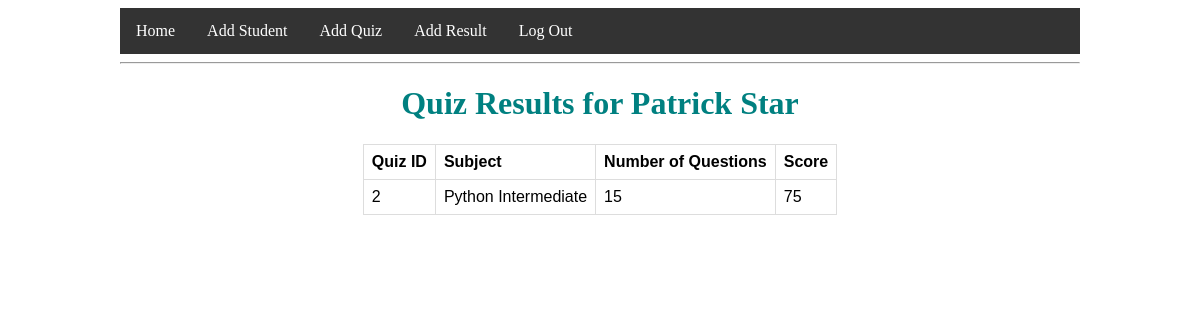
Screenshot of /student/2 (signed in) with the database file from the repository.
### app/models.py (models this page shows, shortened)
class Student(db.Model):
    id = db.Column(db.Integer, primary_key=True)
    first_name = db.Column(db.String(64), index=True)
    last_name = db.Column(db.String(64), index=True)
    results = db.relationship("Result", backref="student", lazy="dynamic")

class Result(db.Model):
    id = db.Column(db.Integer, primary_key=True)
    student_id = db.Column(db.Integer, db.ForeignKey("student.id"))
    quiz_id = db.Column(db.Integer, db.ForeignKey("quiz.id"))
    score = db.Column(db.Integer)
    def get_subject(self):
        return self.quiz.subject
    def get_quiz_num_of_questions(self):
        return self.quiz.num_of_questions

class Quiz(db.Model):
    id = db.Column(db.Integer, primary_key=True)
    subject = db.Column(db.String(32), index=True)
    num_of_questions = db.Column(db.Integer)
    date = db.Column(db.String(64))
    results = db.relationship("Result", backref="quiz", lazy="dynamic")

### app/routes.py (the view)
@app.route("/student/<student_id>")
@login_required
def student_results(student_id):
    student = Student.query.get(student_id)
    return render_template("student_results.html", student=student)

### app/models.py (called while the page is built)
@login.user_loader
def load_user(id):
    return User.query.get(int(id))

### app/templates/student_results.html (shortened to what this page needs)
{% extends "base.html" %}
{% block content %}
<h1>Quiz Results for {{ student.first_name }} {{ student.last_name }}</h1>
{% if student.results.first() %}
<div>
        <table>
            <tr>
                <th>Quiz ID</th>
                <th>Subject</th>
                <th>Number of Questions</th>
                <th>Score</th>
            </tr>
            {% for result in student.results%}
            <tr>
                <td>{{ result.quiz.id }}</td>
                <td>{{ result.get_subject() }}</td>
                <td>{{ result.get_quiz_num_of_questions() }}</td>
                <td>{{ result.score }}</td>
            </tr>
            {% endfor %}
        </table>
{% else %}
<h3>No quiz results for {{ student.first_name }}.</h3>
{% endif %}
{% endblock %}

### app/static/styles/style.css (style rules this page uses)
html { text-align: center; }
body { width: 80%; margin-left: auto; margin-right: auto; }
table { margin: auto; font-family: arial, sans-serif; border-collapse: collapse; }
td, th { border: 1px solid #dddddd; text-align: left; padding: 8px; }
div { margin: 0px auto; justify-content: center; }
h1 { color: teal; }

### rows the page displays
Student: first_name "Patrick", last_name "Star"
Result: quiz.id "2", get_subject "Python Intermediate", get_quiz_num_of_questions "15", score "75"
